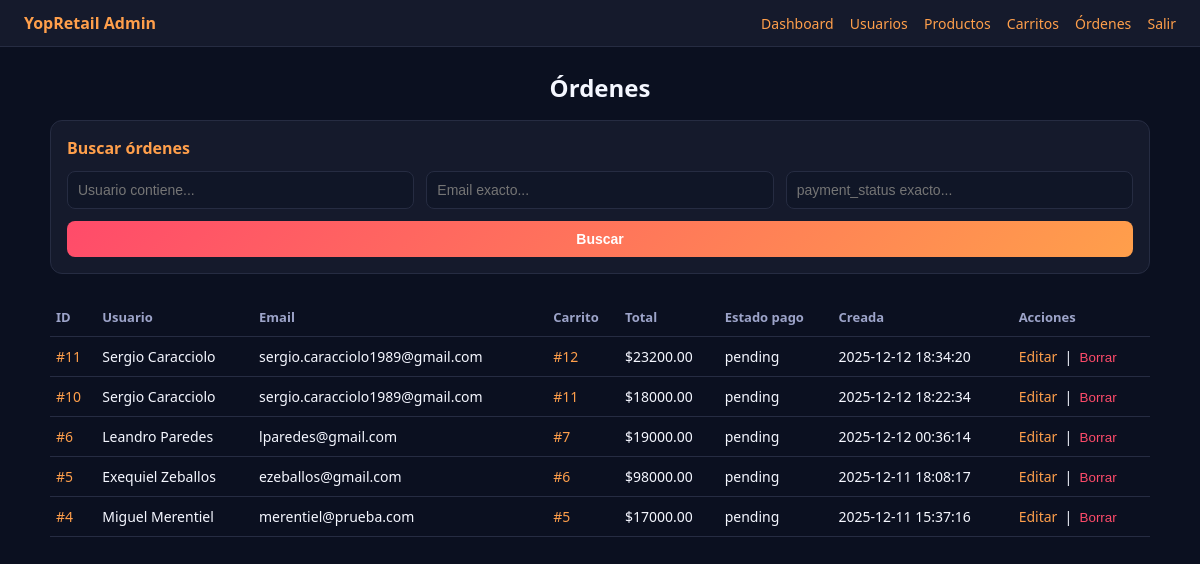
Page /admin/orders (signed in) on the earlier database version.
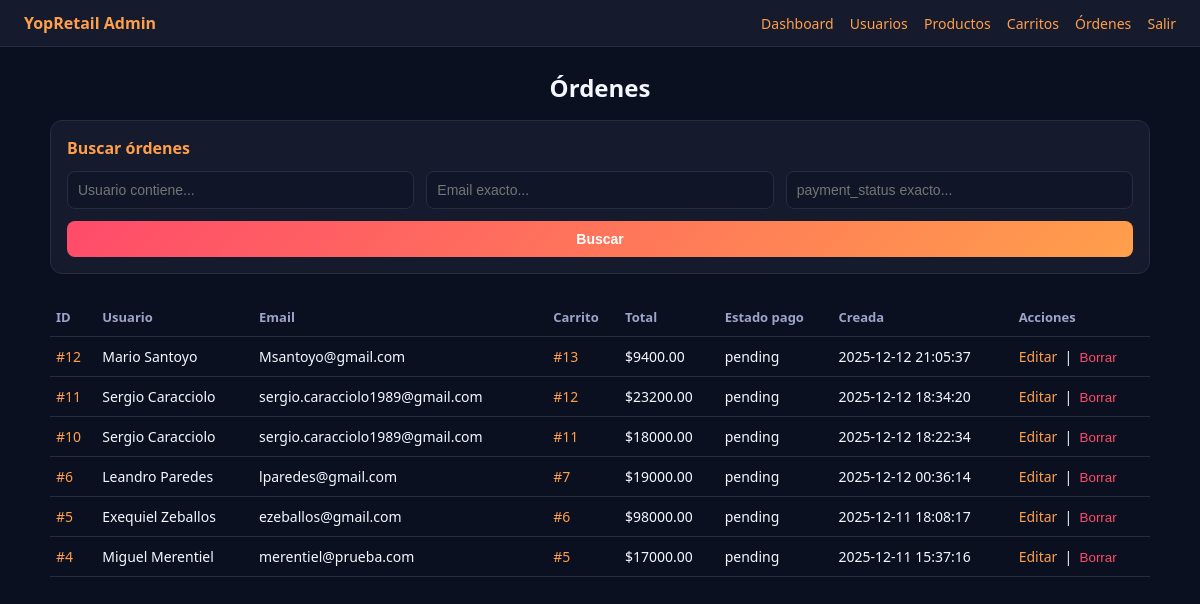
Same page on the later database version.
### tables this page shows
CREATE TABLE orders (
    id             INTEGER PRIMARY KEY AUTOINCREMENT,
    user_id        INTEGER NOT NULL,
    cart_id        INTEGER NOT NULL,
    total          REAL NOT NULL,
    payment_status TEXT NOT NULL DEFAULT 'pending', -- pending | paid | failed
    created_at     TEXT DEFAULT (datetime('now')),
    FOREIGN KEY (user_id) REFERENCES users(id),
    FOREIGN KEY (cart_id) REFERENCES carts(id)
);

CREATE TABLE users (
    id          INTEGER PRIMARY KEY AUTOINCREMENT,
    name        TEXT NOT NULL,
    email       TEXT NOT NULL UNIQUE,
    phone       TEXT,
    segment     TEXT DEFAULT 'nuevo',
    created_at  TEXT DEFAULT (datetime('now'))
);

### backoffice_app.py (the view)
@app.get("/admin/orders", response_class=HTMLResponse)
def admin_orders(
    request: Request,
    q_user: Optional[str] = Query(None),
    q_email: Optional[str] = Query(None),
    q_status: Optional[str] = Query(None),
    _: bool = Depends(get_current_admin),
):
    conditions = []
    params = []
    if q_user:
        conditions.append("LOWER(u.name) LIKE ?")
        params.append(f"%{q_user.lower()}%")
    if q_email:
        conditions.append("u.email = ?")
        params.append(q_email)
    if q_status:
        conditions.append("o.payment_status = ?")
        params.append(q_status)
    where = f"WHERE {' AND '.join(conditions)}" if conditions else ""
    with get_connection() as conn:
        rows = conn.execute(
            f"""
            SELECT
                o.id, o.user_id, u.name AS user_name, u.email AS user_email,
                o.cart_id, o.total, o.payment_status, o.created_at
            FROM orders o
            JOIN users u ON u.id = o.user_id
            {where}
            ORDER BY o.created_at DESC
            """,
            params,
        ).fetchall()
    return templates.TemplateResponse(
        "orders.html",
        {"request": request, "orders": rows, "q_user": q_user, "q_email": q_email, "q_status": q_status},
    )

### templates/orders.html (shortened to what this page needs)
{% extends "admin_base.html" %}
{% block content %}
<h2>Órdenes</h2>
<section class="form-section">
  <h3>Buscar órdenes</h3>
  <form method="get" action="/admin/orders" class="form-grid">
    <input type="text" name="q_user" placeholder="Usuario contiene..." value="{{ q_user or '' }}">
    <input type="text" name="q_email" placeholder="Email exacto..." value="{{ q_email or '' }}">
    <input type="text" name="q_status" placeholder="payment_status exacto..." value="{{ q_status or '' }}">
    <button type="submit">Buscar</button>
  </form>
</section>
<table class="table">
  <thead>
    <tr>
      <th>ID</th>
      <th>Usuario</th>
      <th>Email</th>
      <th>Carrito</th>
      <th>Total</th>
      <th>Estado pago</th>
      <th>Creada</th>
      <th>Acciones</th>
    </tr>
  </thead>
  <tbody>
    {% for o in orders %}
    <tr>
      <td><a href="/admin/orders/{{ o.id }}">#{{ o.id }}</a></td>
      <td>{{ o.user_name }}</td>
      <td>{{ o.user_email }}</td>
      <td><a href="/admin/carts/{{ o.cart_id }}">#{{ o.cart_id }}</a></td>
      <td>${{ "%.2f"|format(o.total) }}</td>
      <td>{{ o.payment_status }}</td>
      <td>{{ o.created_at }}</td>
      <td>
        <a href="/admin/orders/{{ o.id }}/edit">Editar</a>
        &nbsp;|&nbsp;
        <form method="post" action="/admin/orders/{{ o.id }}/delete" style="display:inline;" onsubmit="return confirm('¿Seguro que querés borrar la orden #{{o.id}}?');">
          <button type="submit" style="background:transparent;border:none;color:#ff4b6a;cursor:pointer;padding:0;">Borrar</button>
        </form>
      </td>
    </tr>
    {% endfor %}
  </tbody>
</table>
{% endblock %}

Differences in the rows shown:
added orders: id "12", user_name "Mario Santoyo", user_email "Msantoyo@gmail.com", cart_id "13", total "9400.00", payment_status "pending", created_at "2025-12-12 21:05:37"
